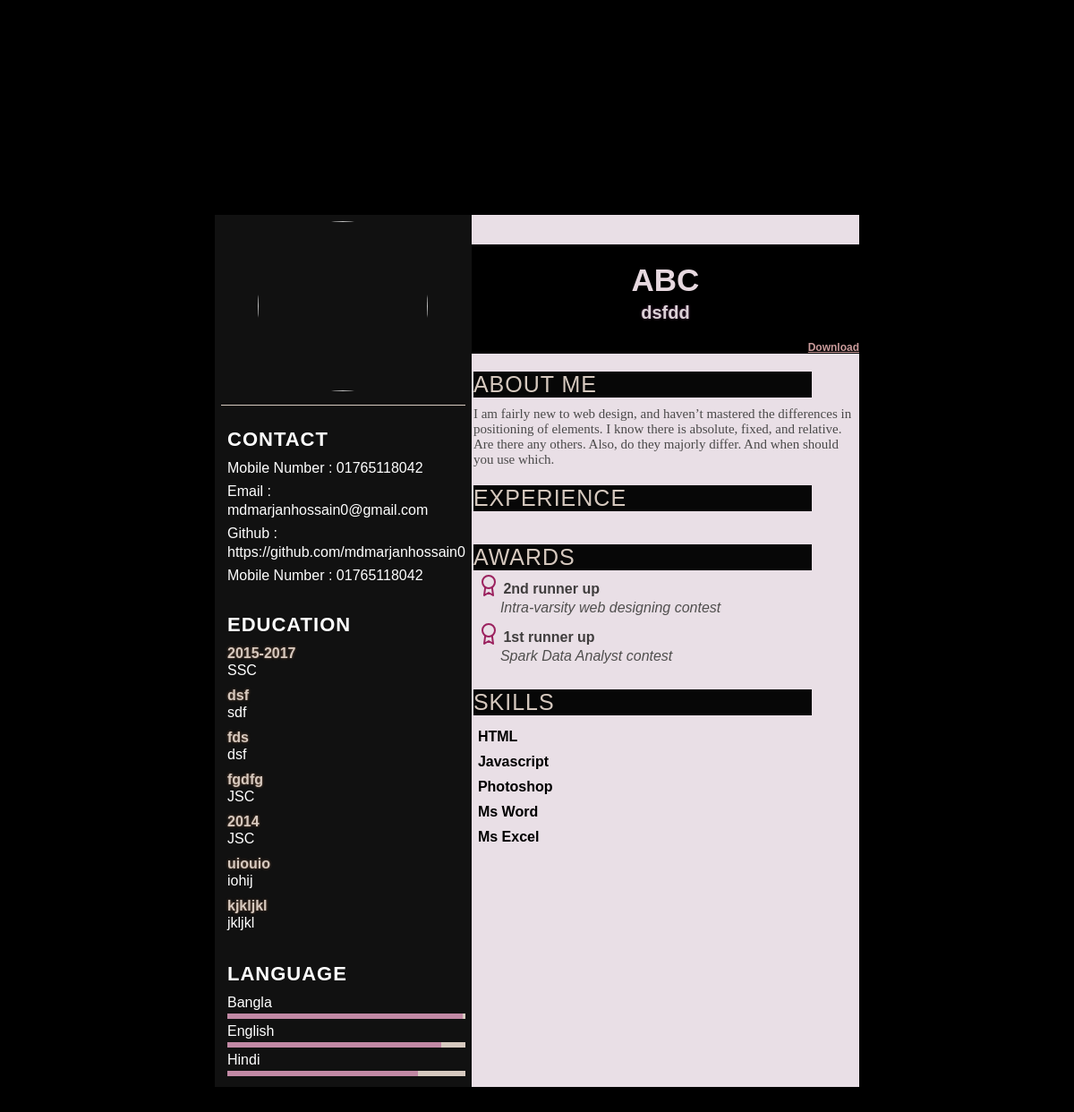
The app's page /design3.php (signed in), older data.
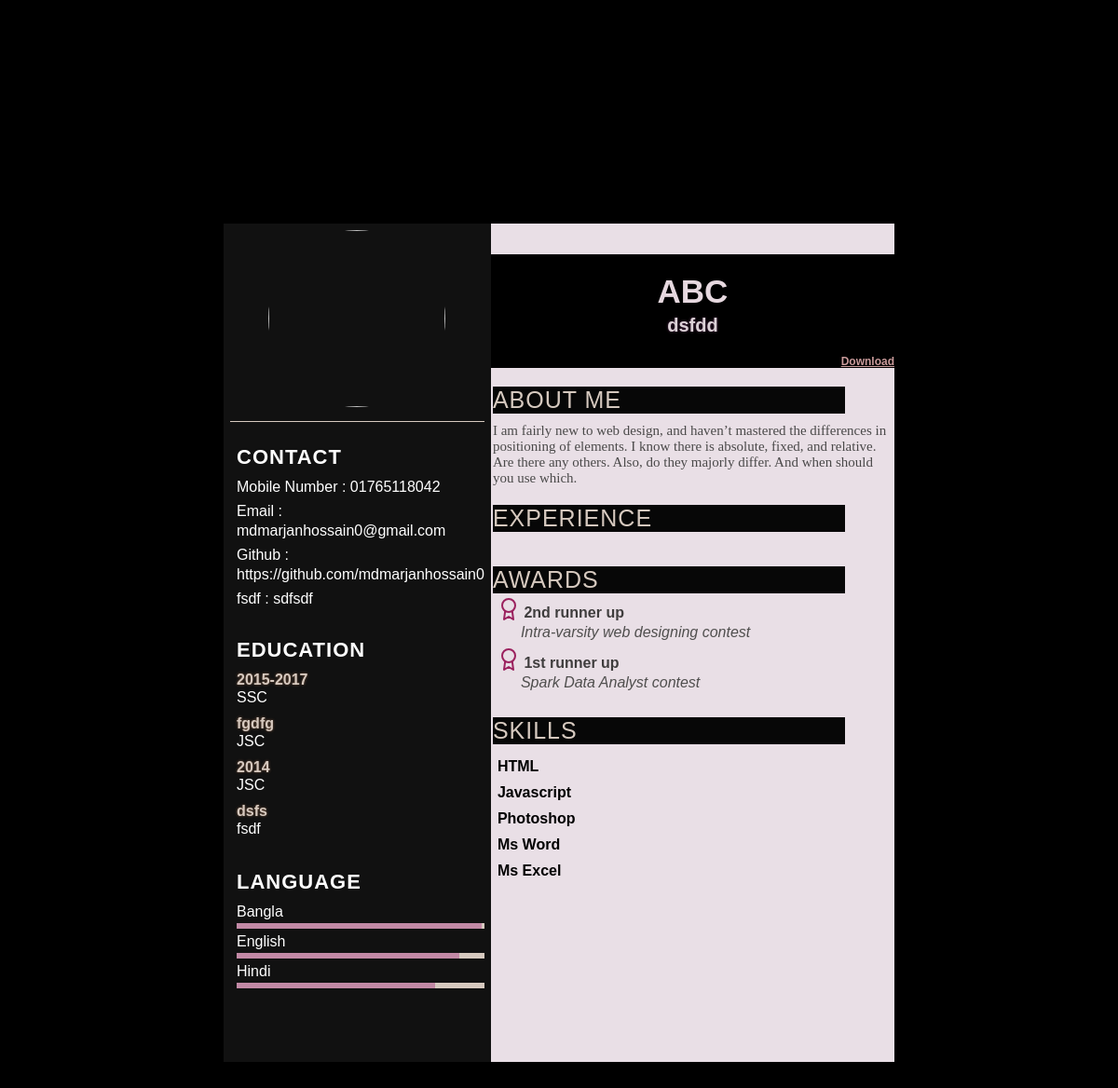
The same page, newer data.
### tables this page shows
CREATE TABLE `contact` (
  `id` int(11) NOT NULL,
  `account_id` int(11) DEFAULT NULL,
  `title` varchar(255) NOT NULL,
  `value` varchar(255) NOT NULL
);

CREATE TABLE `education` (
  `id` int(11) NOT NULL,
  `account_id` int(11) DEFAULT NULL,
  `duration` varchar(255) DEFAULT NULL,
  `institution` varchar(255) NOT NULL,
  `description` mediumtext DEFAULT NULL,
  `course` varchar(255) NOT NULL
);

### middleware/authentication.php (called while the page is built, shortened)
<?php
include "config/config.php";
$conn =  dbConnection();
if (isset($_SESSION["authenticated"]) && $_SESSION["authenticated"] === true) {
    $id = $_SESSION["id"];
    $user_query = "select * from account where id = $id";
    $user_query_result = getQuery($conn, $user_query);
    $dataLen = count($user_query_result);
    if ($dataLen == 1) {
        $user = $user_query_result[0];
    }
}

### config/config.php (called while the page is built, shortened)
<?php
function getQuery($conn, $sql)
{
    $result = $conn->query($sql);
    $rArray = array();
    if ($result) {
        if ($result->num_rows > 0) {
            while ($row = $result->fetch_assoc()) {
                array_push($rArray, $row);
            }
        }
    }
    return $rArray;
}

### design3.php (the view, shortened to what the changed rows need)
<!DOCTYPE html>
<html>
<head>
    <link rel="stylesheet" href="css/cv_style_r3.css">
</head>
<body>
    <?php
    include "middleware/authentication.php";
    $user_id = $user["id"];
    $educations = getQuery($conn, "select * from education where account_id = $user_id");
    $contacts = getQuery($conn, "select * from contact where account_id = $user_id");
    ?>
    <div class="container">
        <div class="left">
            <div class="contact">
                <h2 class=title>Contact</h2>
                <ul class="personal">
                    <?php foreach ($contacts as $item) { ?>
                        <li>
                            <span><?php echo $item["title"] ?> : </span>
                            <span class="info"><?php echo $item["value"] ?></span>
                        </li>
                    <?php } ?>
                </ul>
            </div>
            <div class="contact">
                <h2 class=title>Education</h2>
                <ul>
                    <?php foreach ($educations as $item) { ?>
                        <li>
                            <h1 class="year"><?php echo $item["duration"] ?></h1>
                            <h1 class="degree"><?php echo $item["course"] ?></h1>
                        </li>
                    <?php } ?>
                </ul>
            </div>
            <div class="contact">
                <h2 class=title>Language</h2>
            </div>
        </div>
        <div class="right">
            <div class="r_divs">
                <div class="name">
                    <h2>
                        <div class="l1"><?php echo $user["username"] ?></div>
                        <div class="l2"><?php echo $user["title"] ?></div>
                        <div class="dwnld">
                            <a href="girl.png" download="pic" target="_blank">Download</a>
                        </div>
                    </h2>
                </div>
            </div>
        </div>
    </div>
</body>
</html>

Row changes from the older to the newer data that the page shows:
removed contact: title "Mobile Number", value "01765118042"
removed education: duration "dsf", course "sdf"
removed education: duration "fds", course "dsf"
removed education: duration "uiouio", course "iohij"
removed education: duration "kjkljkl", course "jkljkl"
added contact: title "fsdf", value "sdfsdf"
added education: duration "dsfs", course "fsdf"
